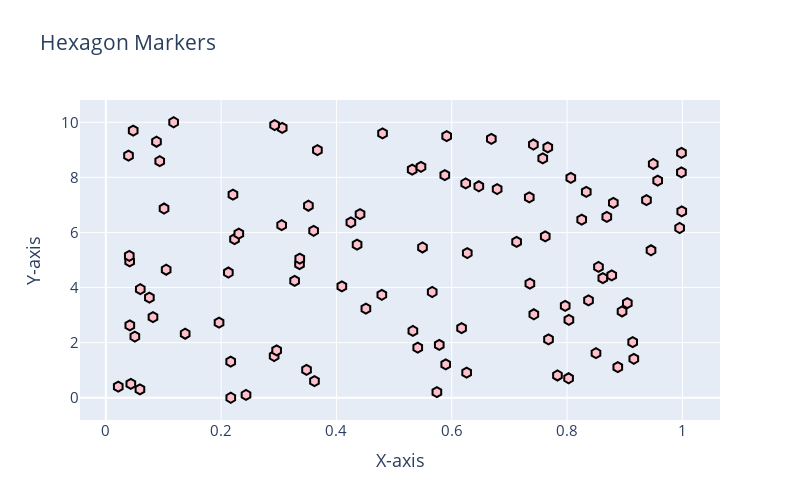

The cell this chart's notebook holds for it:
### Markdown cell above
2.Scatter plot with different marker

### Code cell
import plotly.graph_objects as pg
import numpy as np

x=np.random.rand(100)
y=np.linspace(0,10,100)

# Creating a scatter plot with hexagon markers
fg=pg.Figure(data=pg.Scatter(x=x,y=y,mode='markers',marker=dict(symbol='hexagon',size=10,color='pink',line=dict(width=2,color='black'))))

fg.update_layout(title='Hexagon Markers',
                    xaxis_title='X-axis',
                    yaxis_title='Y-axis',
                    font=dict(size=15),
                    width=800,
                    height=500)

fg.show()
